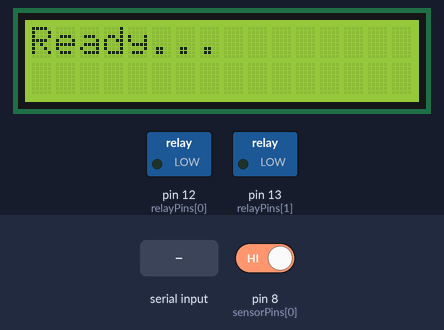
A program run on a simulated Arduino Uno, built with avr-gcc and run on an emulated ATmega328P. On the bench: 16×2 character LCD, switched loads named in the program (green lamp = pin HIGH). The test bench sets the inputs (shaded band); at power-on: pin 8 (sensorPins[0]) HIGH. What the program prints to the serial monitor is not drawn.

Above: at 1.2 s.
1.3 s: "DISPLAY;\n" received over Serial
At 2.4 s:
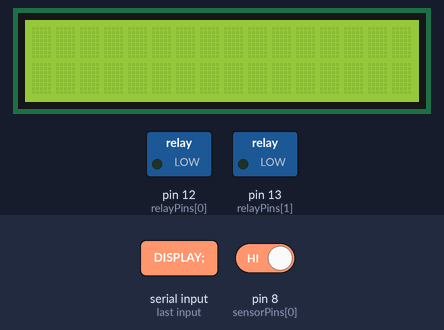
2.8 s: "OPEN;\n" received over Serial
At 3.3 s:
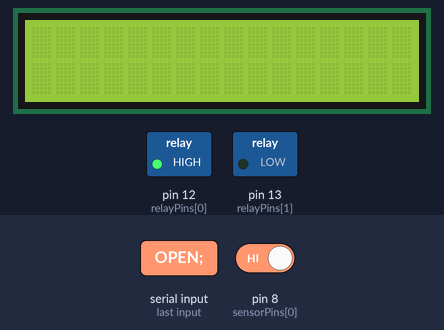
5.8 s: pin 8 (sensorPins[0]) driven LOW
At 6.6 s:
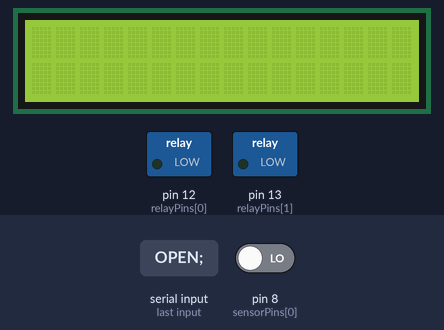
7.3 s: "OPEN;,45\n" received over Serial
At 8.0 s:
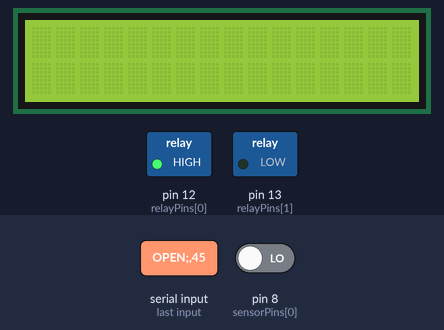
Timing chart, 0 to 9.8 s (numbered marks = the images above; inputs shaded):
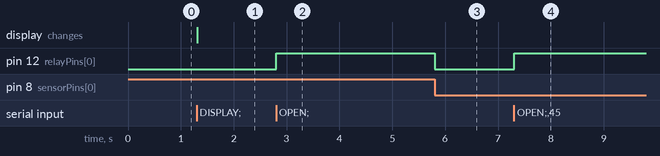

Measured:
- after the input at 1.3 s, the display: changes at once (image 1)
- after the input at 2.8 s, pin 12 (relayPins[0]): LOW → HIGH at once
- after the input at 5.8 s, pin 12 (relayPins[0]): HIGH → LOW at once
- after the input at 7.3 s, pin 12 (relayPins[0]): LOW → HIGH at once

The program:

main.cpp
```cpp
#include <Wire.h>
#include <LiquidCrystal_I2C.h>
#include <Arduino.h>

int relayPins[] = {12, 13};
const int relayCount = sizeof(relayPins) / sizeof(relayPins[0]);
int sensorPins[] = {8, 9};

bool lockerOpened = false;
bool waitingForClose = false;
int activeLockerId = -1;
int lastState = HIGH;

LiquidCrystal_I2C lcd(0x27, 16, 2);

String input = "";

// ---- Scroll állapot ----
String scrollMsg = "";
int scrollRow = 0;
int scrollStart = 0;
int scrollLength = 0;
int scrollRepeatCount = 0;
int scrollRepeatMax = 2;
unsigned long lastScrollTime = 0;
int scrollDelay = 700;   // ms
int scrollStep = 1;      // hány karakterrel lép

String replaceAccents(String msg) {
  msg.replace("á", "a"); msg.replace("é", "e"); msg.replace("í", "i");
  msg.replace("ó", "o"); msg.replace("ö", "o"); msg.replace("ő", "o");
  msg.replace("ú", "u"); msg.replace("ü", "u"); msg.replace("ű", "u");
  return msg;
}

void openLocker(int id) {
  if (id < 0 || id >= relayCount) {
    Serial.println("ERROR;INVALID_ID");
    return;
  }
  activeLockerId = id;
  digitalWrite(relayPins[id], HIGH);
  waitingForClose = true;
  lockerOpened = false;
  Serial.print("OPENED;");  // <---- AZ INSTANT VISSZAJELZÉS
  Serial.println(id);
}

// ---- Scroll inicializálása ----
void startScroll(String msg) {
  scrollMsg = replaceAccents(msg);
  scrollRow = 0;
  scrollStart = 0;
  scrollLength = scrollMsg.length();
  scrollRepeatCount = 0;
  lcd.clear();
  lastScrollTime = millis();
}

// ---- Scroll feldolgozás (nem blokkoló) ----
void handleScroll() {
  if (scrollMsg == "") return; // nincs scroll

  unsigned long now = millis();
  if (now - lastScrollTime >= scrollDelay) {
    lastScrollTime = now;

    // Kiírjuk az aktuális ablakot
    int end = scrollStart + 16;
    if (end > scrollLength) end = scrollLength;
    lcd.setCursor(0, scrollRow);
    lcd.print("                "); // törlés
    lcd.setCursor(0, scrollRow);
    lcd.print(scrollMsg.substring(scrollStart, end));

    scrollStart += scrollStep;
    if (scrollStart + 16 > scrollLength) {
      scrollStart = 0;
      scrollRepeatCount++;
      if (scrollRepeatCount >= scrollRepeatMax) {
        scrollMsg = ""; // scroll kész
      }
    }
  }
}

void sendLockState() {
  // FIX: sensorPin is not defined - should use sensorPins array
  if (activeLockerId != -1) {
    int state = digitalRead(sensorPins[activeLockerId]);
    if (state == LOW) Serial.println("STATE;CLOSED");
    else Serial.println("STATE;OPEN");
  } else {
    Serial.println("STATE;UNKNOWN");
  }
}

void setup() {
  Serial.begin(9600);
  for (int i = 0; i < relayCount; i++) {
    pinMode(relayPins[i], OUTPUT);
    digitalWrite(relayPins[i], LOW);
  }
  // FIX: sensorPin is not defined - initialize all sensor pins
  for (int i = 0; i < relayCount; i++) {
    pinMode(sensorPins[i], INPUT_PULLUP);
  }
  lcd.init();
  lcd.backlight();
  lcd.clear();
  lcd.print("Ready...");
}

void loop() {
  // ---- Soros feldolgozás ----
  while (Serial.available()) {
    char c = Serial.read();
    if (c == '\n') {
      input.trim();
      if (input.startsWith("OPEN;")) {
        int id = input.substring(5).toInt();
        openLocker(id);
      } else if (input.startsWith("DISPLAY;")) {
        startScroll(input.substring(8));
        Serial.println("DISPLAY_OK");
      } else if (input == "CLEAR") {
        lcd.clear();
        scrollMsg = "";
        Serial.println("DISPLAY_OK");
      } else if (input == "STATE") {
        sendLockState();
      }
      input = "";
    } else {
      input += c;
    }
  }

  // ---- Scroll feldolgozás ----
  handleScroll();

  // ---- Automatikus állapotfigyelés ----
  if (waitingForClose && activeLockerId != -1) {
    int currentState = digitalRead(sensorPins[activeLockerId]);

    if (!lockerOpened && currentState == HIGH) {
      lockerOpened = true;  // egyszer rögzítjük a nyitást
    }

    // Visszazárás érzékelése
    if (lockerOpened && currentState == LOW) {
      digitalWrite(relayPins[activeLockerId], LOW); // relé vissza
      Serial.print("STATE;CLOSED;");
      Serial.println(activeLockerId);

      waitingForClose = false;
      lockerOpened = false;
      activeLockerId = -1; // visszaállítjuk nullára
    }
  }
}
```
